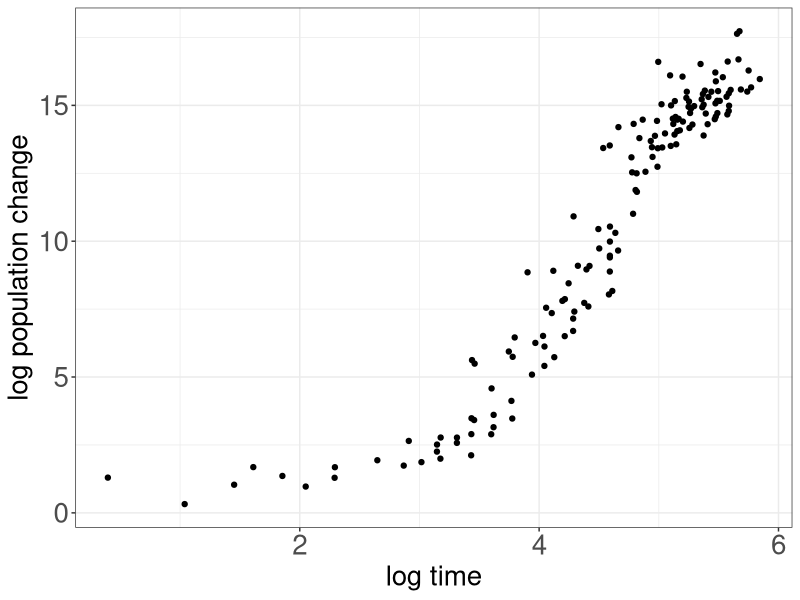

Write the R code that produced this figure.
#!/bin/env Rscript

# Author: PokMan Ho pok.ho19@imperial.ac.uk
# Script: Logistic_2.R
# Desc: model-fitting and data analysis for `LogisticGrowthMetaData.csv`
# Input: Rscript Logistic_2.R
# Output: analysis result and metadata file output in `result` subdirectory
# Arguments: 0
# Date: Oct 2019

# setwd("/Volumes/HPM-000/Academic/Masters/ICL_CMEE/00_course/CMEECourseWork_pmH/MiniProject/code/")

## lib
library(ggplot2)

## Data import
a.0<-read.csv("../results/Log_data.csv",header = T)

## Plot and export
pdf("../results/Log_data.pdf")
ggplot(data = a.0,aes(y=log(a.0$Popn_Change^2), x=log(a.0$Time.hr)))+theme_bw()+
  theme(axis.title = element_text(size = 20),
        axis.text = element_text(size = 20))+
  geom_point()+
  xlab("log time")+ylab("log population change")
dev.off()
